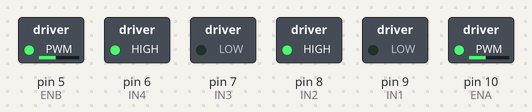
This sketch was run on a simulated Arduino Uno, built with avr-gcc and run on an emulated ATmega328P. Parts: switched loads named in the sketch (green lamp = pin HIGH). What the sketch prints to the serial monitor is not drawn.

Above: at 1.9 s.
Timing chart, 0 to 40.0 s (numbered marks = the images above):
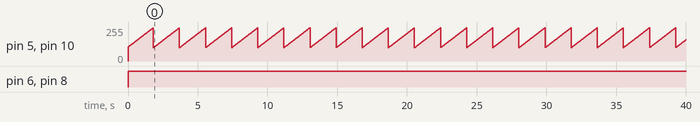

Measured:
- by itself, pin 5 (ENB), pin 10 (ENA): ramps from 100/255 to 249/255 and jumps back, once every 1.9 s
- by itself, pin 6 (IN4), pin 8 (IN2): LOW → HIGH at 0.00 s

The sketch:

increse_speed.ino
```cpp
//Left motor
int ENA = 10;
int IN1 = 9;
int IN2 = 8;
//Right motor
int ENB = 5;
int IN3 = 7;
int IN4 = 6;

int motor_speed = 0;
void setup() {
  // put your setup code here, to run once:
  pinMode(ENA , OUTPUT);
  pinMode(ENB , OUTPUT);
  pinMode(IN1 , OUTPUT);
  pinMode(IN2 , OUTPUT);
  pinMode(IN3 , OUTPUT);
  pinMode(IN4 , OUTPUT);
  Serial.begin(9600);

}


void increse_speed(){

  if(motor_speed < 100){
    motor_speed = 0;
  }
  for(motor_speed=100;motor_speed<250;motor_speed++){
    Serial.print("Speed :");
    Serial.println(motor_speed);
    digitalWrite(IN1,0);
    digitalWrite(IN2,1);
    analogWrite(ENA,motor_speed);
    digitalWrite(IN3,0);
    digitalWrite(IN4,1);
    analogWrite(ENB,motor_speed);
  }

}

void loop() {
  increse_speed();

}
```
